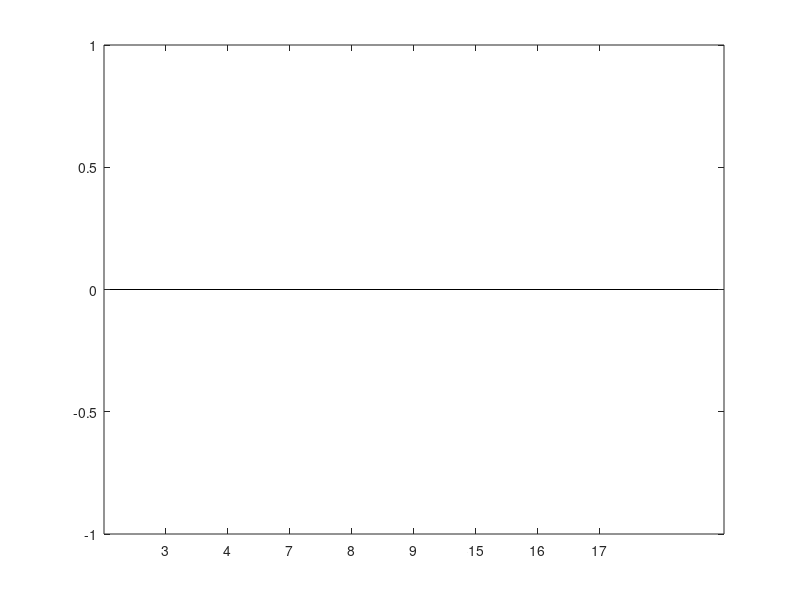

Write the MATLAB code that produced this figure. (Note: this script raises an error after producing the figure.)
%This script loops through all the replicates for each trial in the
%experiment

% vector size is 21*17 because there are at most 21 replicates and 17
% trials
clear
averageDistance = NaN(21,17);
minimumDistance = NaN(21,17);
traveledDistance = NaN(21,17);
xMin =[];
yMin = [];
xTotal =[];
yTotal = [];
xAverage =[];
yAverage = [];
xVel = [];
yVel = [];
xTime =[];
yTime =[];
%xMinSpecies =categorical({});
yMinSpecies = [];
%xTotalSpecies = [];
yTotalSpecies = [];
%xVelSpecies = [];
yVelSpecies = [];
%xTimeSpecies = [];
yTimeSpecies = [];
yMinStd = [];
yTotalStd = [];
yVelStd = [];
yTimeStd = [];

%looping through every trial
for l =1:17
trial = l;

%these variables are used to split up data analysis by person in each trial
%The dimension is 21*15 because at most 21 replicates and 15 people in a
%trial
minimumAverageSplit = NaN(21,15);
totalDistanceSplit = NaN(21,15);
avgVelSplit = NaN(21,15);
avgTSplit = NaN(21,15);

%loop through every replicate
    for w =1:21
    replicate =w;

    
%some replicates have an error so the try catch statement ignores replicates with errors
%the code to load a file in is copied from the position_extraction script
try
%% Load the proper files based on the trial and replicate designated above
gameName = ['trial', int2str(trial), 'rep', int2str(replicate)]; % use for filename output
folderName = ['Trial',' ', int2str(trial), '\'];

if trial < 7
    filename = [folderName, gameName, '.mat'];
    load(filename)
    robotList = [];
else
    humanListFilename = [folderName, gameName, 'humans.mat'];
    robotListFilename = [folderName, gameName, 'robots.mat'];
    load(humanListFilename)
    load(robotListFilename)
end

%% Sort the raw human and robot lists into minnows and sharks
humanMinnowList = [];
humanSharkList = [];
robotMinnowList = [];
robotSharkList = [];

for i=1:length(humanList)
    % Sort the humans
    if strcmp(humanList(i).role, 'Minnow') == 1
        humanMinnowList = [humanMinnowList, humanList(i)];
    else
        humanSharkList = [humanSharkList, humanList(i)];
    end
end

if isempty(robotList) == 0
    for i=1:length(robotList)
        % Sort the robots
        if strcmp(robotList(i).role, 'Minnow') == 1
            robotMinnowList = [robotMinnowList, robotList(i)];
        else
            robotSharkList = [robotSharkList, robotList(i)];
        end
    end
end
%% Now that everything is split up get just their position data
humanMinnowPositions = [];
humanSharkPositions = [];
robotMinnowPositions = [];
robotSharkPositions = [];

if isempty(humanMinnowList) == 0
    % The isempty function will return 1 if the list is empty and 0 if the
    % list is not empty, so this just makes sure that the for statement
    % won't return an error because it's length is 0
    for i=1:length(humanMinnowList)
        humanMinnowPositions = [humanMinnowPositions, humanMinnowList(i).historicalPosition];
    end
end

if isempty(humanSharkList) == 0
    for i=1:length(humanSharkList)
        humanSharkPositions = [humanSharkPositions, humanSharkList(i).historicalPosition];
    end
end

if isempty(robotMinnowList) == 0
    for i=1:length(robotMinnowList)
        robotMinnowPositions = [robotMinnowPositions, robotMinnowList(i).historicalPosition];
    end
end

if isempty(robotSharkList) == 0
    for i=1:length(robotSharkList)
        robotSharkPositions = [robotSharkPositions, robotSharkList(i).historicalPosition];
    end
end

% Collect all of the position lists into one list
listOfLists = [];
if isempty(humanMinnowPositions) == 0
    listOfLists = [listOfLists, humanMinnowPositions];
end

if isempty(humanSharkPositions) == 0
    listOfLists = [listOfLists, humanSharkPositions];
end

if isempty(robotMinnowPositions) == 0
    listOfLists = [listOfLists, robotMinnowPositions];
end

if isempty(robotSharkPositions) == 0
    listOfLists = [listOfLists, robotSharkPositions];
end

%% Interpolation for NaN values
% Go 1 by 1 down the line of the different lists
% Doing a 1d cubic spline

fixedPositions = [];

for i=1:size(listOfLists,2)
    vals = listOfLists(:,i);
    interpVals = interp1(vals,1:size(listOfLists,1),'cubic');
    
    fixedPositions = [fixedPositions; interpVals];
end

graphPositions = transpose(fixedPositions);

%Calling function for data anlysis and storing function return values

%averageDistance(w,l) = avgDistance(graphPositions);
%yAverage = [yAverage averageDistance(w,l)];
%xAverage = [xAverage l];
%minimumDistance(w,l) = minDistance(graphPositions);
%traveledDistance(w,l) = totDistance(graphPositions);
minimumAverageSplit(w,1:size(graphPositions,2)/2) = minAverageSplit(graphPositions);
totalDistanceSplit(w,1:size(graphPositions,2)/2) = totDistanceSplit(graphPositions);
avgVelSplit(w,1:size(graphPositions,2)/2) = avgVelocitySplit(graphPositions);
avgTSplit(w,1:size(graphPositions,2)/2) = avgTimeSplit(graphPositions);

catch
end
    end
    
    %storing x and y values to plot the data
    
    xMin = [xMin l.*ones(1,15)];
    yMin = [yMin mean(minimumAverageSplit,'omitnan')];
    xTotal = [xTotal l.*ones(1,15)];
    yTotal = [yTotal mean(totalDistanceSplit,'omitnan')];
    xVel = [xVel l.*ones(1,15)];
    yVel = [yVel mean(avgVelSplit,'omitnan')];
    xTime = [xTime l.*ones(1,15)];
    yTime = [yTime mean(avgTSplit,'omitnan')];
    
    if l == 3
        hShark = 2;
        hMinnow = 10;
        rShark = 0;
        rMinnow =0;
    elseif l==4
        hShark = 2;
        hMinnow = 5;
        rShark = 0;
        rMinnow =0;
    elseif l==7
        hShark = 0;
        hMinnow = 10;
        rShark = 3;
        rMinnow =0;
    elseif l==8
        hShark = 0;
        hMinnow = 5;
        rShark = 3;
        rMinnow =0;
    elseif l==9
        hShark = 0;
        hMinnow = 10;
        rShark = 2;
        rMinnow =0;
    elseif l==15
        hShark = 2;
        hMinnow = 8;
        rShark = 0;
        rMinnow =2;
    elseif l==16
        hShark = 2;
        hMinnow = 3;
        rShark = 0;
        rMinnow =2;
    elseif l==17
        hShark = 1;
        hMinnow = 8;
        rShark = 0;
        rMinnow =2;
    else
        hShark = 2;
        hMinnow = 10;
        rShark = 0;
        rMinnow =0;
    end
    
    a = mean(minimumAverageSplit,'omitnan');
    b = mean(totalDistanceSplit,'omitnan');
    c = mean(avgVelSplit,'omitnan');
    d = mean(avgTSplit,'omitnan');
    
    if l==3 || l==4 || l==7 || l==8 ||l==9 ||l==15 ||l==16 ||l==17
    %x = categorical({'3','4','7','8','9',' 15',' 16',' 17'});
    %x = reordercats(x,{'3','4','7','8','9',' 15',' 16',' 17'});
    x=1:8;
    yMinSpecies = [yMinSpecies ;mean(a(1:hMinnow),'omitnan') mean(a(hMinnow+1:hShark+hMinnow),'omitnan') mean(a(hShark+hMinnow+1:hShark+hMinnow+rMinnow),'omitnan') mean(a(rMinnow+hShark+hMinnow+1:hShark+hMinnow+rMinnow+rShark),'omitnan')];
    yTotalSpecies = [yTotalSpecies ;mean(b(1:hMinnow),'omitnan') mean(b(hMinnow+1:hShark+hMinnow),'omitnan') mean(b(hShark+hMinnow+1:hShark+hMinnow+rMinnow),'omitnan') mean(b(rMinnow+hShark+hMinnow+1:hShark+hMinnow+rMinnow+rShark),'omitnan')];
    yVelSpecies = [yVelSpecies ;mean(c(1:hMinnow),'omitnan') mean(c(hMinnow+1:hShark+hMinnow),'omitnan') mean(c(hShark+hMinnow+1:hShark+hMinnow+rMinnow),'omitnan') mean(c(rMinnow+hShark+hMinnow+1:hShark+hMinnow+rMinnow+rShark),'omitnan')];
    yTimeSpecies = [yTimeSpecies ;mean(d(1:hMinnow),'omitnan') mean(d(hMinnow+1:hShark+hMinnow),'omitnan') mean(d(hShark+hMinnow+1:hShark+hMinnow+rMinnow),'omitnan') mean(d(rMinnow+hShark+hMinnow+1:hShark+hMinnow+rMinnow+rShark),'omitnan')];
    yMinStd = [yMinStd ;std(mean(minimumAverageSplit(:,1:hMinnow),2,'omitnan'),'omitnan') std(mean(minimumAverageSplit(:,1+hMinnow:hMinnow+hShark),2,'omitnan'),'omitnan') std(mean(minimumAverageSplit(:,1+hMinnow+hShark:hMinnow+hShark+rMinnow),2,'omitnan'),'omitnan') std(mean(minimumAverageSplit(:,1+hMinnow+hShark+rMinnow:hMinnow+hShark+rMinnow+rShark),2,'omitnan'),'omitnan')];
    yTotalStd = [yTotalStd ;std(mean(totalDistanceSplit(:,1:hMinnow),2,'omitnan'),'omitnan') std(mean(totalDistanceSplit(:,1+hMinnow:hMinnow+hShark),2,'omitnan'),'omitnan') std(mean(totalDistanceSplit(:,1+hMinnow+hShark:hMinnow+hShark+rMinnow),2,'omitnan'),'omitnan') std(mean(totalDistanceSplit(:,1+hMinnow+hShark+rMinnow:hMinnow+hShark+rMinnow+rShark),2,'omitnan'),'omitnan')];
    yVelStd = [yVelStd ;std(mean(avgVelSplit(:,1:hMinnow),2,'omitnan'),'omitnan') std(mean(avgVelSplit(:,1+hMinnow:hMinnow+hShark),2,'omitnan'),'omitnan') std(mean(avgVelSplit(:,1+hMinnow+hShark:hMinnow+hShark+rMinnow),2,'omitnan'),'omitnan') std(mean(avgVelSplit(:,1+hMinnow+hShark+rMinnow:hMinnow+hShark+rMinnow+rShark),2,'omitnan'),'omitnan')];
    yTimeStd = [yTimeStd ;std(mean(avgTSplit(:,1:hMinnow),2,'omitnan'),'omitnan') std(mean(avgTSplit(:,1+hMinnow:hMinnow+hShark),2,'omitnan'),'omitnan') std(mean(avgTSplit(:,1+hMinnow+hShark:hMinnow+hShark+rMinnow),2,'omitnan'),'omitnan') std(mean(avgTSplit(:,1+hMinnow+hShark+rMinnow:hMinnow+hShark+rMinnow+rShark),2,'omitnan'),'omitnan')];
    
    end
    
end

    

%plotting the data analysis

%figure()
%bar(mean(averageDistance,'omitnan'))
%title('Average Distance for Each Trial')
%xlabel('Trial Number')

%figure()
%plot(xAverage,yAverage,'*')
 %   title('Average Distance Broken Down By Replicate')
  %  xlabel('Trial Number')

%figure()
%bar(mean(minimumDistance,'omitnan'))
%title('Minimum Distance for Each Trial')
%xlabel('Trial Number')

figure()
h= bar(yMinSpecies)
set(gca,'XTickLabel', {'3','4','7','8','9','15','16','17'})
yMinStd = transpose(yMinStd);
for k1 = 1:size(h,2)
    ctr(k1,:) = bsxfun(@plus, h(k1).XData, [h(k1).XOffset]');             % Centres Of Bar Groups
    ydt(k1,:) = h(k1).YData;                                                 % Y-Data Of Bar Groups
end
hold on
for k1 = 1:size(h,2)
    errorbar(ctr(k1,:), ydt(k1,:), yMinStd(k1,:), '.r')
end
hold off

    title('Minimum Distance Broken Down By Species')
    xlabel('Trial Number')
colormap(summer(4));
grid on
l = cell(1,4);
l{1}='Human Minnow'; l{2}='Human Shark'; l{3}='Robot Minnow'; l{4}='Robot Shark';    
legend(h,l,'Location','bestoutside');


%figure()
%bar(mean(traveledDistance,'omitnan'))
%title('Total Distance for Each Trial')
%xlabel('Trial Number')

figure()
p=bar(yTotalSpecies)

set(gca,'XTickLabel', {'3','4','7','8','9','15','16','17'})
yTotalStd = transpose(yTotalStd);
for k1 = 1:size(p,2)
    ctr(k1,:) = bsxfun(@plus, p(k1).XData, [p(k1).XOffset]');             % Centres Of Bar Groups
    ydt(k1,:) = p(k1).YData;                                                 % Y-Data Of Bar Groups
end
hold on
for k1 = 1:size(p,2)
    errorbar(ctr(k1,:), ydt(k1,:), yTotalStd(k1,:), '.r')
end
hold off

title('Total Distance Broken Down By Species')
    xlabel('Trial Number')
colormap(summer(4));
grid on
l = cell(1,4);
l{1}='Human Minnow'; l{2}='Human Shark'; l{3}='Robot Minnow'; l{4}='Robot Shark';    
legend(p,l,'Location','bestoutside');

figure()
y=bar(yVelSpecies)

set(gca,'XTickLabel', {'3','4','7','8','9','15','16','17'})
yVelStd = transpose(yVelStd);
for k1 = 1:size(y,2)
    ctr(k1,:) = bsxfun(@plus, y(k1).XData, [y(k1).XOffset]');             % Centres Of Bar Groups
    ydt(k1,:) = y(k1).YData;                                                 % Y-Data Of Bar Groups
end
hold on
for k1 = 1:size(y,2)
    errorbar(ctr(k1,:), ydt(k1,:), yVelStd(k1,:), '.r')
end
hold off

    title('Average Velocity Broken Down By Species')
    xlabel('Trial Number') 
    colormap(summer(4));
grid on
l = cell(1,4);
l{1}='Human Minnow'; l{2}='Human Shark'; l{3}='Robot Minnow'; l{4}='Robot Shark';    
legend(y,l,'Location','bestoutside');
    
figure()
u=bar(yTimeSpecies)

set(gca,'XTickLabel', {'3','4','7','8','9','15','16','17'})
yTimeStd = transpose(yTimeStd);
for k1 = 1:size(u,2)
    ctr(k1,:) = bsxfun(@plus, u(k1).XData, [u(k1).XOffset]');             % Centres Of Bar Groups
    ydt(k1,:) = u(k1).YData;                                                 % Y-Data Of Bar Groups
end
hold on
for k1 = 1:size(u,2)
    errorbar(ctr(k1,:), ydt(k1,:), yTimeStd(k1,:), '.r')
end
hold off

    title('Average Time Broken Down By Species')
    xlabel('Trial Number')     
    colormap(summer(4));
grid on
l = cell(1,4);
l{1}='Human Minnow'; l{2}='Human Shark'; l{3}='Robot Minnow'; l{4}='Robot Shark';    
legend(u,l,'Location','bestoutside');
